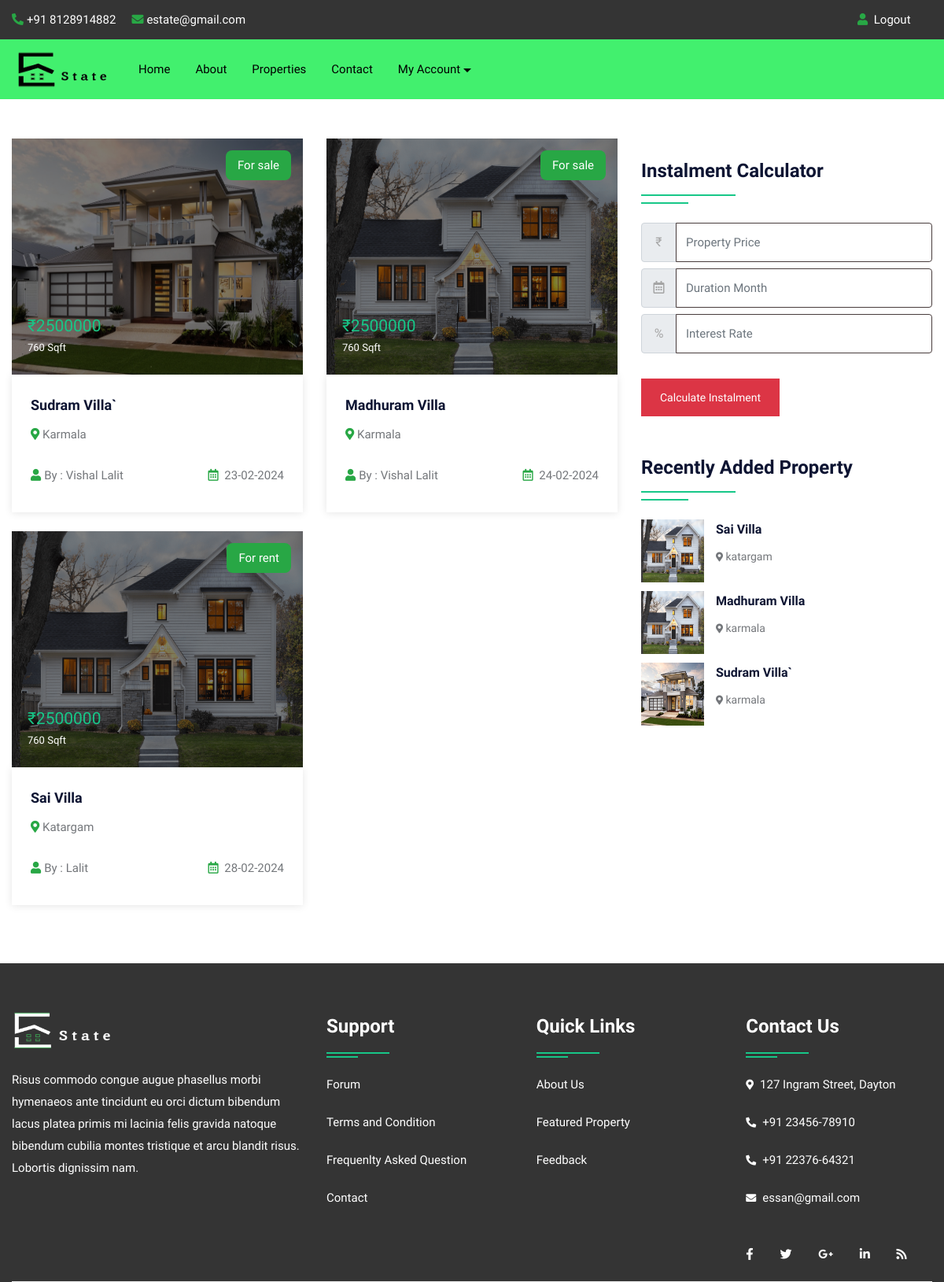
Before: /property.php (signed in) with the older database file.
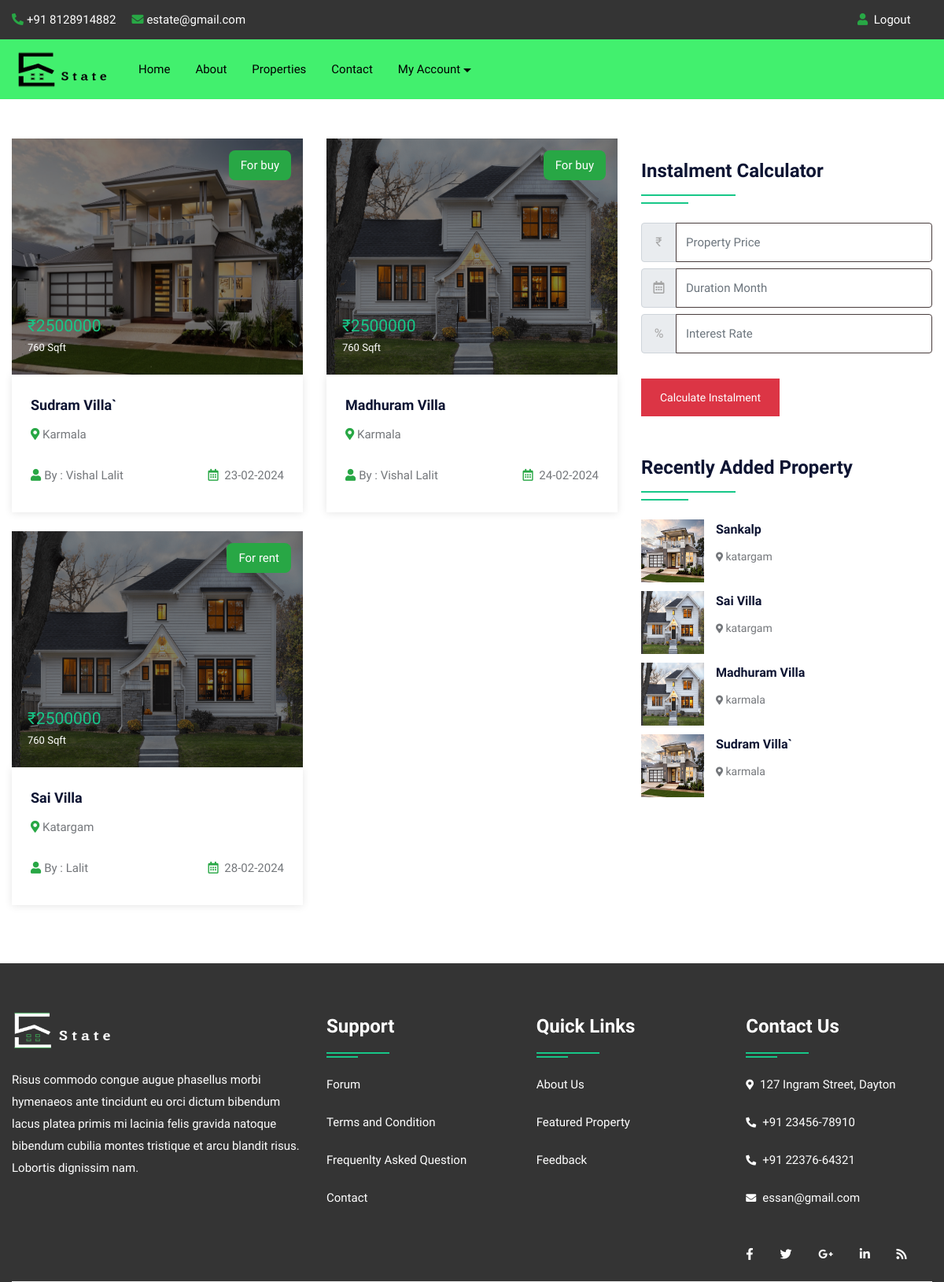
After: the same page with the newer database file.
### tables this page shows
CREATE TABLE IF NOT EXISTS `property` (
  `pid` int(50) NOT NULL AUTO_INCREMENT,
  `title` varchar(50) NOT NULL,
  `pcontent` longtext NOT NULL,
  `type` varchar(100) NOT NULL,
  `bhk` varchar(50) NOT NULL,
  `stype` varchar(100) NOT NULL,
  `bedroom` int(50) NOT NULL,
  `bathroom` int(50) NOT NULL,
  `balcony` int(50) NOT NULL,
  `kitchen` int(50) NOT NULL,
  `hall` int(50) NOT NULL,
  `floor` varchar(50) NOT NULL,
  `size` int(50) NOT NULL,
  `price` int(50) NOT NULL,
  `location` varchar(200) NOT NULL,
  `city` varchar(100) NOT NULL,
  `state` varchar(100) NOT NULL,
  `feature` longtext NOT NULL,
  `pimage` varchar(300) NOT NULL,
  `pimage1` varchar(300) NOT NULL,
  `pimage2` varchar(300) NOT NULL,
  `pimage3` varchar(300) NOT NULL,
  `pimage4` varchar(300) NOT NULL,
  `uid` int(50) NOT NULL,
  `status` varchar(50) NOT NULL,
  `mapimage` varchar(300) NOT NULL,
  `topmapimage` varchar(300) NOT NULL,
  `groundmapimage` varchar(300) NOT NULL,
  `totalfloor` varchar(50) NOT NULL,
  `date` datetime NOT NULL DEFAULT CURRENT_TIMESTAMP,
  `isFeatured` int(11) DEFAULT NULL,
  PRIMARY KEY (`pid`),
  UNIQUE KEY `title` (`title`)
);

CREATE TABLE IF NOT EXISTS `user` (
  `uid` int(50) NOT NULL AUTO_INCREMENT,
  `uname` varchar(100) NOT NULL,
  `uemail` varchar(100) NOT NULL,
  `uphone` varchar(20) NOT NULL,
  `upass` varchar(50) NOT NULL,
  `utype` varchar(50) NOT NULL,
  `uimage` varchar(300) NOT NULL,
  `resettoken` varchar(255) DEFAULT NULL,
  `resetexpiry` date DEFAULT NULL,
  PRIMARY KEY (`uid`),
  UNIQUE KEY `uemail` (`uemail`)
);

### property.php (the view, shortened to what this page needs)
<!DOCTYPE html>
<html lang="en">
<head>
<link rel="stylesheet" type="text/css" href="css/bootstrap.min.css">
<link rel="stylesheet" type="text/css" href="css/bootstrap-slider.css">
<link rel="stylesheet" type="text/css" href="css/jquery-ui.css">
<link rel="stylesheet" type="text/css" href="css/layerslider.css">
<link rel="stylesheet" type="text/css" href="css/color.css" id="color-change">
<link rel="stylesheet" type="text/css" href="css/owl.carousel.min.css">
<link rel="stylesheet" type="text/css" href="css/font-awesome.min.css">
<link rel="stylesheet" type="text/css" href="fonts/flaticon/flaticon.css">
<link rel="stylesheet" type="text/css" href="css/style.css">
</head>
<body>
<div id="page-wrapper">
    <div class="row">
		<?php include("include/header.php");?>
        <div class="full-row">
            <div class="container">
                <div class="row">
					<div class="col-lg-8">
                        <div class="row">
							<?php
							$query=mysqli_query($con,"SELECT property.*, user.uname,user.utype,user.uimage FROM `property`,`user` WHERE property.uid=user.uid");
								while($row=mysqli_fetch_array($query))
								{
                                    if($row['status'] == "available"){
							?>
                            <div class="col-md-6">
                                <div class="featured-thumb hover-zoomer mb-4">
                                    <div class="overlay-black overflow-hidden position-relative"> <img src="admin/property/<?php echo $row['18'];?>" alt="pimage" style="height: 300px;">
                                        <div class="sale bg-success text-white">For <?php echo $row['5'];?></div>
                                        <div class="price text-primary text-capitalize">₹<?php echo $row['13'];?> <span class="text-white"><?php echo $row['12'];?> Sqft</span></div>
                                    </div>
                                    <div class="featured-thumb-data shadow-one">
                                        <div class="p-4">
                                            <h5 class="text-secondary hover-text-success mb-2 text-capitalize"><a href="propertydetail.php?pid=<?php echo $row['0'];?>"><?php echo $row['1'];?></a></h5>
                                            <span class="location text-capitalize"><i class="fas fa-map-marker-alt text-success"></i> <?php echo $row['14'];?></span> </div>
                                        <div class="px-4 pb-4 d-inline-block w-100">
                                            <div class="float-left text-capitalize"><i class="fas fa-user text-success mr-1"></i>By : <?php echo $row['uname'];?></div>
                                            <div class="float-right"><i class="far fa-calendar-alt text-success mr-1"></i> <?php echo date('d-m-Y', strtotime($row['date']));?></div>
                                        </div>
                                    </div>
                                </div>
                            </div>
                            <?php }
                            else {
                            } } ?>
                        </div>
                    </div>
                    <div class="col-lg-4">
                        <div class="sidebar-widget">
                            <h4 class="double-down-line-left text-secondary position-relative pb-4 my-4">Instalment Calculator</h4>
						<form class="d-inline-block w-100" action="calc.php" method="post">
                            <div class="input-group mb-2 mr-sm-2">
                                <div class="input-group-prepend">
                                    <div class="input-group-text">₹</div>
                                </div>
                                <input type="text" class="form-control" name="amount" placeholder="Property Price">
                            </div>
                            <div class="input-group mb-2 mr-sm-2">
                                <div class="input-group-prepend">
                                    <div class="input-group-text"><i class="far fa-calendar-alt"></i></div>
                                </div>
                                <input type="text" class="form-control" name="month" placeholder="Duration Month">
                            </div>
                            <div class="input-group mb-2 mr-sm-2">
                                <div class="input-group-prepend">
                                    <div class="input-group-text">%</div>
                                </div>
                                <input type="text" class="form-control" name="interest" placeholder="Interest Rate">
                            </div>
                            <button type="submit" value="submit" name="calc" class="btn btn-danger mt-4">Calculate Instalment</button>
                        </form>
                        </div>
                        <div class="sidebar-widget mt-5">
                            <h4 class="double-down-line-left text-secondary position-relative pb-4 mb-4">Recently Added Property</h4>
                            <ul class="property_list_widget">
								<?php
								$query=mysqli_query($con,"SELECT * FROM `property` ORDER BY date DESC LIMIT 6");
										while($row=mysqli_fetch_array($query))
										{
								?>
                                <li> <img src="admin/property/<?php echo $row['18'];?>" alt="pimage"style="height: 80px;">
                                    <h6 class="text-secondary hover-text-success text-capitalize"><a href="propertydetail.php?pid=<?php echo $row['0'];?>"><?php echo $row['1'];?></a></h6>
                                    <span class="font-14"><i class="fas fa-map-marker-alt icon-success icon-small"></i> <?php echo $row['14'];?></span>
                                </li>
                                <?php } ?>
                            </ul>
                        </div>
                    </div>
                </div>
            </div>
        </div>
		<?php include("include/footer.php");?>
    </div>
</div>
</body>
</html>

### include/header.php (shortened to what this page needs)
<!DOCTYPE html>
<html lang="en">
<head>
    <link rel="stylesheet" href="assets/css/font-awesome.min.css">
        <link rel="stylesheet" href="assets/css/feathericon.min.css">
</head>
<body>
<header id="header" class="transparent-header-modern fixed-header-bg-white w-100">
    <div class="top-header bg-secondary">
        <div class="container">
            <div class="row">
                <div class="col-md-8">
                    <ul class="top-contact list-text-white  d-table">
                        <li><a href="#"><i class="fas fa-phone-alt text-success mr-1"></i>+91 8128914882</a></li>
                        <li><a href="#"><i class="fas fa-envelope text-success mr-1"></i>estate@gmail.com</a></li>
                    </ul>
                </div>
                <div class="col-md-4">
                    <div class="top-contact float-right">
                        <ul class="list-text-white d-table">
                            <li><i class="fas fa-user text-success mr-1"></i>
                                <?php if (isset($_SESSION['uemail'])) { ?>
                                    <a href="logout.php">Logout</a>&nbsp;&nbsp;<?php }
                                     else { ?>
                                    <a href="login.php">Login</a>&nbsp;&nbsp;
                                    |
                            </li>
                            <li><i class="fas fa-user-plus text-success mr-1"></i><a href="register.php"> Register</li><?php } ?>
                        </ul>
                    </div>
                </div>
            </div>
        </div>
    </div>
    <div class="main-nav  hover-success-nav py-2" style="background-color: #42f06e;">
        <div class="container">
            <div class="row">
                <div class="col-lg-12">
                    <nav class="navbar navbar-expand-lg  p-0"> <a class="navbar-brand position-relative" href="index.php"><img class="nav-logo" src="./images/logo/t1.png" style="height: 50px;width: 130px;" alt=""></a>
                        <div class="collapse navbar-collapse" id="navbarSupportedContent">
                            <ul class="navbar-nav mr-auto">
                                <li class="nav-item dropdown"> <a class="nav-link" style="color: black;" href="index.php" role="button" aria-haspopup="true" aria-expanded="false">Home</a></li>
                                <li class="nav-item"> <a class="nav-link" style="color: black;" href="about.php">About</a> </li>
                                <li class="nav-item"> <a class="nav-link" style="color: black;" href="property.php">Properties</a> </li>
                                <li class="nav-item"> <a class="nav-link" style="color: black;" href="contact.php">Contact</a> </li>
                                <?php if (isset($_SESSION['uemail'])) { ?>
                                    <li class="nav-item dropdown">
                                        <a class="nav-link dropdown-toggle" style="color: black;" href="#" role="button" data-toggle="dropdown" aria-haspopup="true" aria-expanded="false">My Account</a>
                                    </li>
				</ul>
                                <?php } else { ?>
                                    <li class="nav-item"> <a class="nav-link" style="color: black;" href="login.php">Login/Register</a> </li>
                                <?php } ?>
                        </div>
                    </nav>
                </div>
            </div>
        </div>
    </div>
</header>
</body>
</html>

### include/footer.php
<footer class="full-row bg-secondary p-0">
            <div class="container">
                <div  class="row">
                    <div class="col-lg-12">
                        <div class="divider py-40">
                            <div class="row">
                                <div class="col-md-12 col-lg-4">
                                    <div class="footer-widget mb-4">
                                        <div class="footer-logo mb-4"> <a href="#"><img class="logo-bottom" src="./images/logo/t3.png" style="height: 50px;width: 130px;" alt="image"></a> </div>
                                        <p class="pb-20 text-white">Risus commodo congue augue phasellus morbi hymenaeos ante tincidunt eu orci dictum bibendum lacus platea primis mi lacinia felis gravida natoque bibendum cubilia montes tristique et arcu blandit risus. Lobortis dignissim nam.</p>
                                        </div>
                                </div>
                                <div class="col-md-12 col-lg-8">
                                    <div class="row">
                                        <div class="col-md-4 col-lg-4">
                                            <div class="footer-widget footer-nav mb-4">
                                                <h4 class="widget-title text-white double-down-line-left position-relative">Support</h4>
                                                <ul class="hover-text-primary">
                                                    <li><a href="#" class="text-white">Forum</a></li>
                                                    <li><a href="#" class="text-white">Terms and Condition</a></li>
                                                    <li><a href="#" class="text-white">Frequenlty Asked Question</a></li>
                                                    <li><a href="contact.php" class="text-white">Contact</a></li>
                                                </ul>
                                            </div>
                                        </div>
                                        <div class="col-md-4 col-lg-4">
                                            <div class="footer-widget footer-nav mb-4">
                                                <h4 class="widget-title text-white double-down-line-left position-relative">Quick Links</h4>
                                                <ul class="hover-text-primary">
                                                    <li><a href="../about.php" class="text-white">About Us</a></li>
                                                    <li><a href="../property.php" class="text-white">Featured Property</a></li>
                                                    <li><a href="../feedback.php" class="text-white">Feedback</a></li>
                                                </ul>
                                            </div>
                                        </div>
                                        <div class="col-md-4 col-lg-4">
                                            <div class="footer-widget">
                                                <h4 class="widget-title text-white double-down-line-left position-relative">Contact Us</h4>
                                                <ul class="text-white">
                                                    <li class="hover-text-primary"><i class="fas fa-map-marker-alt text-white mr-2 font-13 mt-1"></i>127 Ingram Street, Dayton</li>
                                                    <li class="hover-text-primary"> <i class="fas fa-phone-alt text-white mr-2 font-13 mt-1"></i>+91 23456-78910</li>
													<li class="hover-text-primary"> <i class="fas fa-phone-alt text-white mr-2 font-13 mt-1"></i>+91 22376-64321</li>
                                                    <li class="hover-text-primary"><i class="fas fa-envelope text-white mr-2 font-13 mt-1"></i>essan@gmail.com</li>
                                                </ul>
                                            </div>
                                            <div class="footer-widget media-widget mt-4 text-white hover-text-primary"> <a href="facebook.com"><i class="fab fa-facebook-f"></i></a> <a href="#"><i class="fab fa-twitter"></i></a> <a href="#"><i class="fab fa-google-plus-g"></i></a> <a href="#"><i class="fab fa-linkedin-in"></i></a> <a href="#"><i class="fas fa-rss"></i></a> </div>
                                        </div>
                                    </div>
                                </div>
                            </div>
                        </div>
                    </div>
                </div>
            </div>
        </footer>

### css/color.css (style rules this page uses)
:root { --theme-ordinary-color: #74777b; }
:root { --theme-primary-color: #17c788; }
:root { --theme-secondary-color: #0d1432; }
:root { --theme-white-color: #fff; }
:root { --theme-light-color: #f8f8f8; }
:root { --theme-gray-color: #f5f5f5; }
:root { --theme-footer-color: #091b4b; }
:root { --theme-dark-color: #091b4b; }
:root { --text-light-color: #a3a7af; }
:root { --theme-primary-opacity-color: rgba(11, 191, 141, .8); }
:root { --theme-secondary-opacity-color: rgba(13,20,50,0.7); }
:root { --theme-white-opacity-color: rgba(255, 255, 255, 0.3); }
:root { --theme-dark-opacity-color: rgba(0, 0, 0, 0.5); }
:root { --theme-ordinary-font: 'Muli', sans-serif; }
:root { --theme-highlight-font: 'Comfortaa', cursive; }

Changed rows visible on the page:
changed property "Sudram Villa`": stype "sale" → "buy"
changed property "Madhuram Villa": stype "sale" → "buy"
added property: pimage (picture), title "Sankalp", location "katargam", shown under "Recently Added Property"
